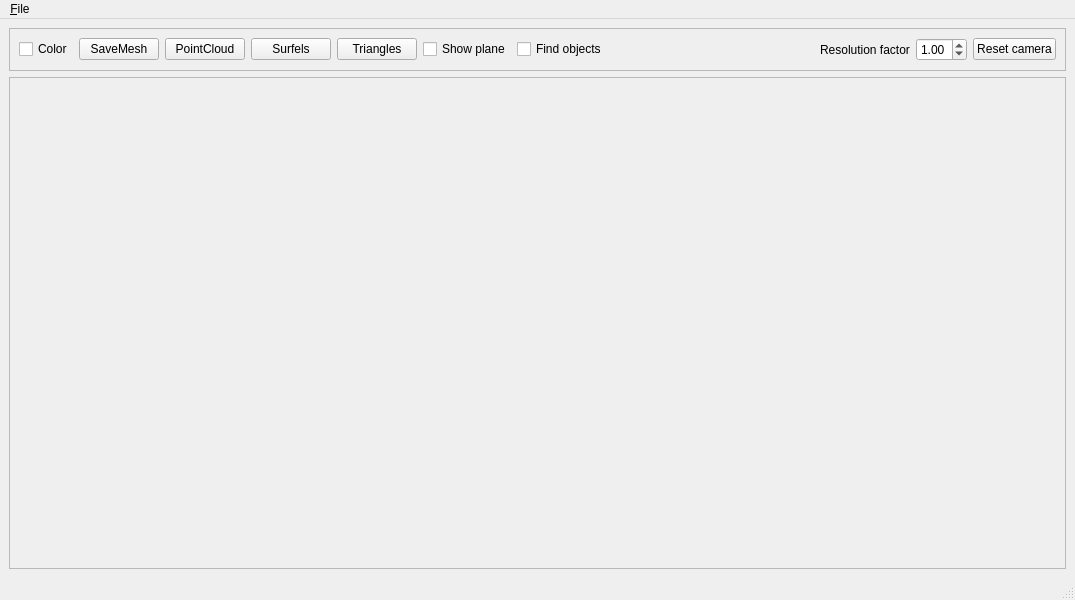
<?xml version="1.0" encoding="UTF-8"?>
<ui version="4.0">
 <class>View3DWindow</class>
 <widget class="QMainWindow" name="View3DWindow">
  <property name="geometry">
   <rect>
    <x>0</x>
    <y>0</y>
    <width>1075</width>
    <height>600</height>
   </rect>
  </property>
  <property name="windowTitle">
   <string>3D View</string>
  </property>
  <widget class="QWidget" name="centralwidget">
   <layout class="QVBoxLayout" name="verticalLayout">
    <item>
     <widget class="QFrame" name="frame">
      <property name="sizePolicy">
       <sizepolicy hsizetype="Preferred" vsizetype="Fixed">
        <horstretch>0</horstretch>
        <verstretch>0</verstretch>
       </sizepolicy>
      </property>
      <property name="frameShape">
       <enum>QFrame::StyledPanel</enum>
      </property>
      <property name="frameShadow">
       <enum>QFrame::Raised</enum>
      </property>
      <layout class="QHBoxLayout" name="horizontalLayout">
       <item>
        <widget class="QCheckBox" name="colorMappingCheckBox">
         <property name="text">
          <string>Color</string>
         </property>
        </widget>
       </item>
       <item>
        <widget class="QPushButton" name="saveMeshPushButton">
         <property name="text">
          <string>SaveMesh</string>
         </property>
        </widget>
       </item>
       <item>
        <widget class="QPushButton" name="pointCloudPushButton">
         <property name="text">
          <string>PointCloud</string>
         </property>
        </widget>
       </item>
       <item>
        <widget class="QPushButton" name="surfelsPushButton">
         <property name="text">
          <string>Surfels</string>
         </property>
        </widget>
       </item>
       <item>
        <widget class="QPushButton" name="trianglePushButton">
         <property name="text">
          <string>Triangles</string>
         </property>
        </widget>
       </item>
       <item>
        <widget class="QCheckBox" name="showPlaneCheckBox">
         <property name="text">
          <string>Show plane</string>
         </property>
        </widget>
       </item>
       <item>
        <widget class="QCheckBox" name="findObjectsCheckBox">
         <property name="text">
          <string>Find objects</string>
         </property>
        </widget>
       </item>
       <item>
        <spacer name="horizontalSpacer">
         <property name="orientation">
          <enum>Qt::Horizontal</enum>
         </property>
         <property name="sizeHint" stdset="0">
          <size>
           <width>40</width>
           <height>20</height>
          </size>
         </property>
        </spacer>
       </item>
       <item>
        <widget class="QLabel" name="label">
         <property name="text">
          <string>Resolution factor</string>
         </property>
        </widget>
       </item>
       <item>
        <widget class="QDoubleSpinBox" name="resolutionFactorSpinBox">
         <property name="minimum">
          <double>0.100000000000000</double>
         </property>
         <property name="maximum">
          <double>4.000000000000000</double>
         </property>
         <property name="singleStep">
          <double>0.100000000000000</double>
         </property>
         <property name="value">
          <double>1.000000000000000</double>
         </property>
        </widget>
       </item>
       <item>
        <widget class="QPushButton" name="resetCamera">
         <property name="text">
          <string>Reset camera</string>
         </property>
        </widget>
       </item>
      </layout>
     </widget>
    </item>
    <item>
     <widget class="QFrame" name="frame_2">
      <property name="frameShape">
       <enum>QFrame::StyledPanel</enum>
      </property>
      <property name="frameShadow">
       <enum>QFrame::Raised</enum>
      </property>
      <layout class="QHBoxLayout" name="horizontalLayout_2">
       <item>
        <widget class="ntk::MeshViewer" name="mesh_view" native="true"/>
       </item>
      </layout>
     </widget>
    </item>
   </layout>
  </widget>
  <widget class="QMenuBar" name="menubar">
   <property name="geometry">
    <rect>
     <x>0</x>
     <y>0</y>
     <width>1075</width>
     <height>25</height>
    </rect>
   </property>
   <widget class="QMenu" name="menu_File">
    <property name="title">
     <string>&amp;File</string>
    </property>
   </widget>
   <addaction name="menu_File"/>
  </widget>
  <widget class="QStatusBar" name="statusbar"/>
 </widget>
 <customwidgets>
  <customwidget>
   <class>ntk::MeshViewer</class>
   <extends>QWidget</extends>
   <header location="global">ntk/mesh/mesh_viewer.h</header>
   <container>1</container>
  </customwidget>
 </customwidgets>
 <resources/>
 <connections/>
</ui>
